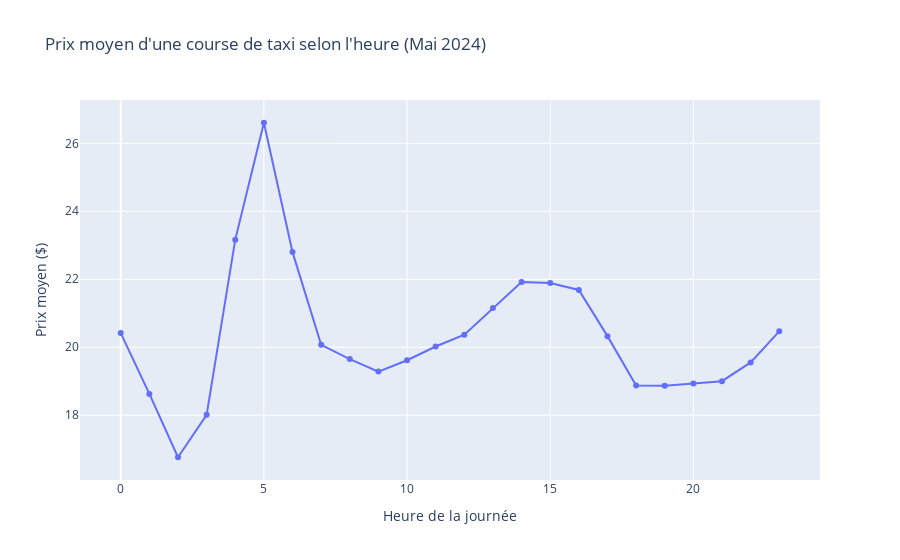

This figure's notebook cell:
### Code cell
# 2. Petit nettoyage et préparation
# On filtre les trajets avec une distance et un prix positifs pour la cohérence
df_filtered = df[(df['trip_distance'] > 0) & (df['fare_amount'] > 0)].copy()
df_filtered['tpep_pickup_datetime'] = pd.to_datetime(df_filtered['tpep_pickup_datetime'])
df_filtered['hour'] = df_filtered['tpep_pickup_datetime'].dt.hour

# 3. Analyse : Prix moyen par heure
stats_prix = df_filtered.groupby('hour')['fare_amount'].mean().reset_index()

# 4. Visualisation
fig = px.line(
    stats_prix, 
    x='hour', 
    y='fare_amount',
    title="Prix moyen d'une course de taxi selon l'heure (Mai 2024)",
    labels={'hour': 'Heure de la journée', 'fare_amount': 'Prix moyen ($)'},
    markers=True
)
fig.show()

### Figure 1 — Plotly figure (JSON) as saved in the notebook; plotly's stock layout.template omitted (floating-point values rounded to 4 significant figures)
{"data": [{"hovertemplate": "Heure de la journée=%{x}<br>Prix moyen ($)=%{y}<extra></extra>", "legendgroup": "", "line": {"color": "#636efa", "dash": "solid"}, "marker": {"symbol": "circle"}, "mode": "lines+markers", "name": "", "orientation": "v", "showlegend": false, "type": "scatter", "x": [0, 1, 2, 3, 4, 5, 6, 7, 8, 9, 10, 11, 12, 13, 14, 15, 16, 17, 18, 19, 20, 21, 22, 23], "xaxis": "x", "y": [20.42, 18.63, 16.76, 18.01, 23.17, 26.6, 22.8, 20.07, 19.65, 19.28, 19.62, 20.02, 20.37, 21.16, 21.92, 21.89, 21.69, 20.33, 18.88, 18.87, 18.93, 19.0, 19.55, 20.47], "yaxis": "y"}], "layout": {"legend": {"tracegroupgap": 0}, "title": {"text": "Prix moyen d'une course de taxi selon l'heure (Mai 2024)"}, "xaxis": {"anchor": "y", "domain": [0, 1], "title": {"text": "Heure de la journée"}}, "yaxis": {"anchor": "x", "domain": [0, 1], "title": {"text": "Prix moyen ($)"}}}}
